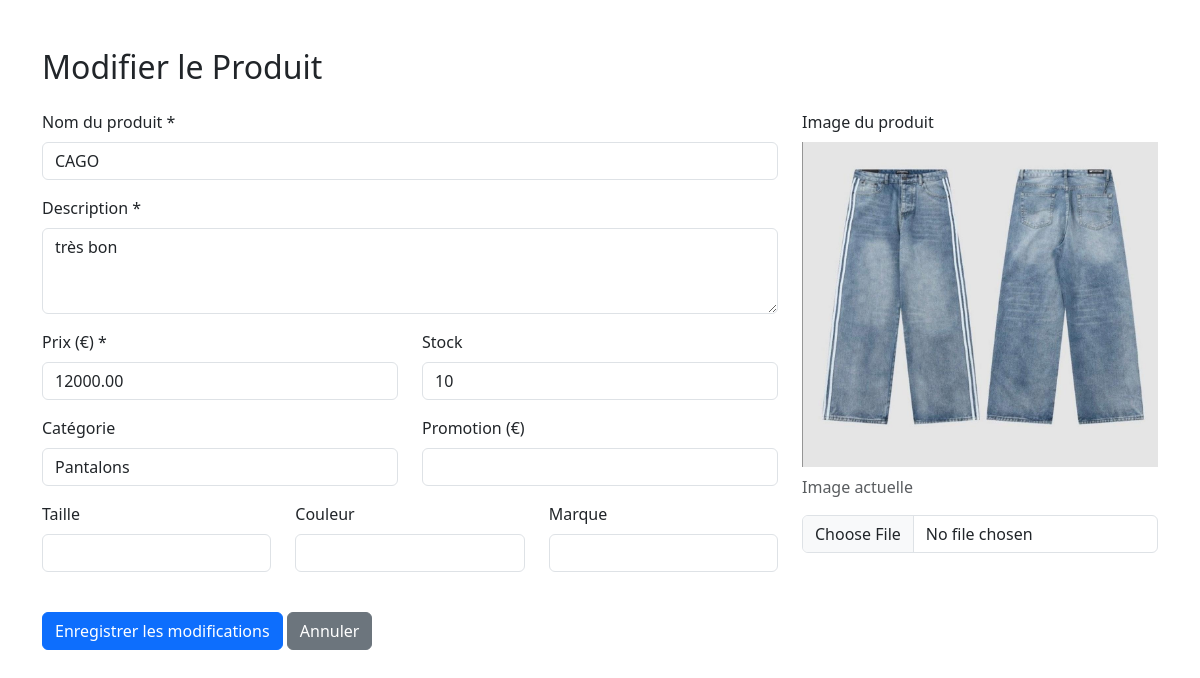
/AMAF-SHOP/modif_produit.php?id=10, run on the app's committed database.
### tables this page shows
CREATE TABLE IF NOT EXISTS `produit` (
  `id` int NOT NULL AUTO_INCREMENT,
  `nom` varchar(70) NOT NULL,
  `description` text,
  `prix` decimal(10,2) NOT NULL,
  `stock` int NOT NULL,
  `categorie_id` int NOT NULL,
  `taille` varchar(10) DEFAULT NULL,
  `couleur` varchar(50) DEFAULT NULL,
  `marque` varchar(90) DEFAULT NULL,
  `promotion` decimal(10,2) DEFAULT NULL,
  `image_url` varchar(95) DEFAULT NULL,
  PRIMARY KEY (`id`),
  KEY `categorie_id` (`categorie_id`)
);

CREATE TABLE IF NOT EXISTS `categorie` (
  `id` int NOT NULL AUTO_INCREMENT,
  `nom` varchar(70) NOT NULL,
  `description` text,
  `image_url` varchar(150) DEFAULT NULL,
  PRIMARY KEY (`id`)
);

### AMAF-SHOP/modif_produit.php (the view, shortened to what this page needs)
<?php
require 'config.php';
$categories = [];
$query_categories = "SELECT id, nom FROM categorie";
$result_categories = $conn->query($query_categories);
if ($result_categories) {
    while ($row = $result_categories->fetch_assoc()) {
        $categories[] = $row;
    }
}
$id_produit = intval($_GET['id']);
$query = "SELECT * FROM produit WHERE id = ?";
$stmt = $conn->prepare($query);
$stmt->bind_param("i", $id_produit);
$stmt->execute();
$result = $stmt->get_result();
$produit = $result->fetch_assoc();
?>
<!DOCTYPE html>
<html lang="fr">
<head>
    <link rel="stylesheet" href="https://cdn.jsdelivr.net/npm/bootstrap@5.3.0/dist/css/bootstrap.min.css">
    <link rel="stylesheet" href="https://cdnjs.cloudflare.com/ajax/libs/font-awesome/6.0.0/css/all.min.css">
</head>
<body>
    <div class="container mt-5">
        <h2>Modifier le Produit</h2>
        <form method="POST" enctype="multipart/form-data" class="mt-4">
            <div class="row">
                <div class="col-md-8">
                    <div class="mb-3">
                        <label for="nom" class="form-label">Nom du produit *</label>
                        <input type="text" class="form-control" id="nom" name="nom"
                               value="<?= htmlspecialchars($produit['nom']) ?>" required>
                    </div>
                    <div class="mb-3">
                        <label for="description" class="form-label">Description *</label>
                        <textarea class="form-control" id="description" name="description"
                                  rows="3" required><?= htmlspecialchars($produit['description']) ?></textarea>
                    </div>
                    <div class="row">
                        <div class="col-md-6 mb-3">
                            <label for="prix" class="form-label">Prix (€) *</label>
                            <input type="number" class="form-control" id="prix" name="prix"
                                   step="0.01" value="<?= $produit['prix'] ?>" required>
                        </div>
                        <div class="col-md-6 mb-3">
                            <label for="stock" class="form-label">Stock</label>
                            <input type="number" class="form-control" id="stock" name="stock"
                                   value="<?= $produit['stock'] ?>">
                        </div>
                    </div>
                    <div class="row">
                        <div class="col-md-6 mb-3">
                            <label for="categorie_id" class="form-label">Catégorie</label>
                            <select class="form-control" id="categorie_id" name="categorie_id">
                                <?php foreach ($categories as $categorie): ?>
                                    <option value="<?= $categorie['id'] ?>"
                                            <?= $produit['categorie_id'] == $categorie['id'] ? 'selected' : '' ?>>
                                        <?= htmlspecialchars($categorie['nom']) ?>
                                    </option>
                                <?php endforeach; ?>
                            </select>
                        </div>
                        <div class="col-md-6 mb-3">
                            <label for="promotion" class="form-label">Promotion (€)</label>
                            <input type="number" class="form-control" id="promotion" name="promotion"
                                   step="0.01" value="<?= $produit['promotion'] ?>">
                        </div>
                    </div>
                    <div class="row">
                        <div class="col-md-4 mb-3">
                            <label for="taille" class="form-label">Taille</label>
                            <input type="text" class="form-control" id="taille" name="taille"
                                   value="<?= htmlspecialchars($produit['taille']) ?>">
                        </div>
                        <div class="col-md-4 mb-3">
                            <label for="couleur" class="form-label">Couleur</label>
                            <input type="text" class="form-control" id="couleur" name="couleur"
                                   value="<?= htmlspecialchars($produit['couleur']) ?>">
                        </div>
                        <div class="col-md-4 mb-3">
                            <label for="marque" class="form-label">Marque</label>
                            <input type="text" class="form-control" id="marque" name="marque"
                                   value="<?= htmlspecialchars($produit['marque']) ?>">
                        </div>
                    </div>
                </div>
                <div class="col-md-4">
                    <div class="mb-3">
                        <label for="image" class="form-label">Image du produit</label>
                        <?php if ($produit['image_url']): ?>
                            <img src="<?= htmlspecialchars($produit['image_url']) ?>"
                                 alt="Image actuelle" class="img-fluid mb-2">
                            <p class="text-muted">Image actuelle</p>
                        <?php endif; ?>
                        <input type="file" class="form-control" id="image" name="image" accept="image/*">
                    </div>
                </div>
            </div>
            <div class="mt-4">
                <button type="submit" class="btn btn-primary">Enregistrer les modifications</button>
                <a href="supprime_produit.php" class="btn btn-secondary">Annuler</a>
            </div>
        </form>
    </div>
</body>
</html>

### data on the page
produit: nom "CAGO", description "très bon", prix "12000.00", stock "10", categorie_id "Pantalons", image_url (picture)
